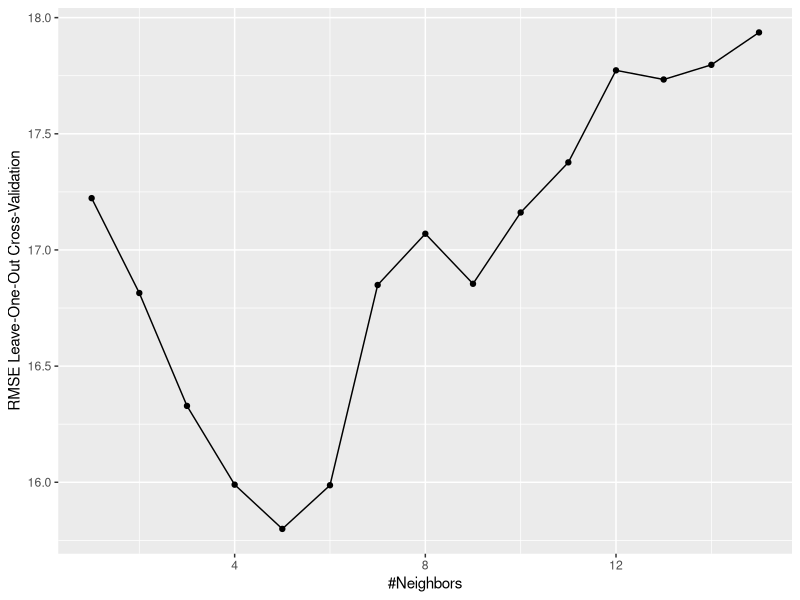

This figure's R source:
pdf(file = "07-r-tuning.pdf", width = 5.83, height = 4.13)

set.seed(0)

library(caret)
library(tidyverse)
my_data <- cars
my_model <- train(form = dist ~ speed, data = my_data, method = "knn",
                  tuneGrid = expand.grid(k = 1:15),
                  trControl = trainControl(method = "LOOCV"))
ggplot(my_model)
